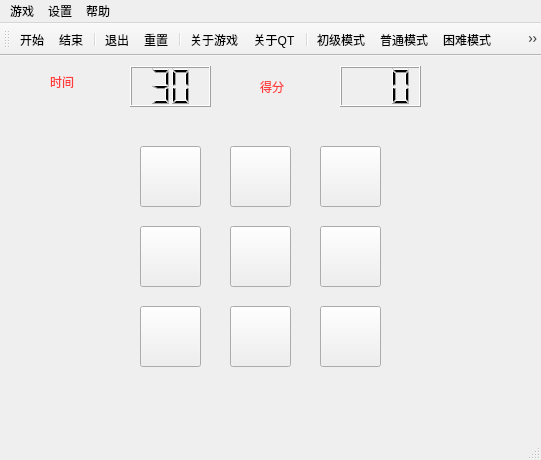
<?xml version="1.0" encoding="UTF-8"?>
<ui version="4.0">
 <class>MainWindow</class>
 <widget class="QMainWindow" name="MainWindow">
  <property name="geometry">
   <rect>
    <x>0</x>
    <y>0</y>
    <width>541</width>
    <height>460</height>
   </rect>
  </property>
  <property name="windowTitle">
   <string>MainWindow</string>
  </property>
  <widget class="QWidget" name="centralWidget">
   <widget class="QLabel" name="label">
    <property name="geometry">
     <rect>
      <x>50</x>
      <y>10</y>
      <width>72</width>
      <height>31</height>
     </rect>
    </property>
    <property name="styleSheet">
     <string notr="true">color: rgb(255, 60, 60);
font: 20pt &quot;Agency FB&quot;;</string>
    </property>
    <property name="text">
     <string>时间</string>
    </property>
   </widget>
   <widget class="QLCDNumber" name="lcdNumber">
    <property name="geometry">
     <rect>
      <x>130</x>
      <y>10</y>
      <width>81</width>
      <height>41</height>
     </rect>
    </property>
    <property name="digitCount">
     <number>2</number>
    </property>
    <property name="value" stdset="0">
     <double>30.000000000000000</double>
    </property>
   </widget>
   <widget class="QLCDNumber" name="lcdNumber_2">
    <property name="geometry">
     <rect>
      <x>340</x>
      <y>10</y>
      <width>81</width>
      <height>41</height>
     </rect>
    </property>
    <property name="digitCount">
     <number>3</number>
    </property>
    <property name="value" stdset="0">
     <double>0.000000000000000</double>
    </property>
   </widget>
   <widget class="QLabel" name="label_2">
    <property name="geometry">
     <rect>
      <x>260</x>
      <y>10</y>
      <width>72</width>
      <height>41</height>
     </rect>
    </property>
    <property name="styleSheet">
     <string notr="true">color: rgb(255, 60, 60);
font: 20pt &quot;Agency FB&quot;;</string>
    </property>
    <property name="text">
     <string>得分</string>
    </property>
   </widget>
   <widget class="Mouse" name="ptn0">
    <property name="geometry">
     <rect>
      <x>140</x>
      <y>90</y>
      <width>61</width>
      <height>61</height>
     </rect>
    </property>
    <property name="text">
     <string/>
    </property>
   </widget>
   <widget class="Mouse" name="ptn1">
    <property name="geometry">
     <rect>
      <x>230</x>
      <y>90</y>
      <width>61</width>
      <height>61</height>
     </rect>
    </property>
    <property name="text">
     <string/>
    </property>
   </widget>
   <widget class="Mouse" name="ptn2">
    <property name="geometry">
     <rect>
      <x>320</x>
      <y>90</y>
      <width>61</width>
      <height>61</height>
     </rect>
    </property>
    <property name="text">
     <string/>
    </property>
   </widget>
   <widget class="Mouse" name="ptn4">
    <property name="geometry">
     <rect>
      <x>230</x>
      <y>170</y>
      <width>61</width>
      <height>61</height>
     </rect>
    </property>
    <property name="text">
     <string/>
    </property>
   </widget>
   <widget class="Mouse" name="ptn5">
    <property name="geometry">
     <rect>
      <x>320</x>
      <y>170</y>
      <width>61</width>
      <height>61</height>
     </rect>
    </property>
    <property name="text">
     <string/>
    </property>
   </widget>
   <widget class="Mouse" name="ptn3">
    <property name="geometry">
     <rect>
      <x>140</x>
      <y>170</y>
      <width>61</width>
      <height>61</height>
     </rect>
    </property>
    <property name="text">
     <string/>
    </property>
   </widget>
   <widget class="Mouse" name="ptn7">
    <property name="geometry">
     <rect>
      <x>230</x>
      <y>250</y>
      <width>61</width>
      <height>61</height>
     </rect>
    </property>
    <property name="text">
     <string/>
    </property>
   </widget>
   <widget class="Mouse" name="ptn6">
    <property name="geometry">
     <rect>
      <x>140</x>
      <y>250</y>
      <width>61</width>
      <height>61</height>
     </rect>
    </property>
    <property name="text">
     <string/>
    </property>
   </widget>
   <widget class="Mouse" name="ptn8">
    <property name="geometry">
     <rect>
      <x>320</x>
      <y>250</y>
      <width>61</width>
      <height>61</height>
     </rect>
    </property>
    <property name="text">
     <string/>
    </property>
   </widget>
  </widget>
  <widget class="QMenuBar" name="menuBar">
   <property name="geometry">
    <rect>
     <x>0</x>
     <y>0</y>
     <width>541</width>
     <height>26</height>
    </rect>
   </property>
   <widget class="QMenu" name="menu">
    <property name="title">
     <string>游戏</string>
    </property>
    <addaction name="actionstart"/>
    <addaction name="actionstop"/>
    <addaction name="separator"/>
    <addaction name="actionreset"/>
    <addaction name="actionexit"/>
   </widget>
   <widget class="QMenu" name="menu_2">
    <property name="title">
     <string>设置</string>
    </property>
    <widget class="QMenu" name="menu_4">
     <property name="title">
      <string>难度设置</string>
     </property>
     <addaction name="actionfmode"/>
     <addaction name="actionmmode"/>
     <addaction name="actionhmode"/>
     <addaction name="actionhentaimode"/>
    </widget>
    <widget class="QMenu" name="menu_5">
     <property name="title">
      <string>音乐设置</string>
     </property>
     <addaction name="music1"/>
     <addaction name="music2"/>
    </widget>
    <addaction name="menu_4"/>
    <addaction name="menu_5"/>
    <addaction name="musicNext"/>
   </widget>
   <widget class="QMenu" name="menu_3">
    <property name="title">
     <string>帮助</string>
    </property>
    <addaction name="actionaboutgame"/>
    <addaction name="action_QT"/>
   </widget>
   <addaction name="menu"/>
   <addaction name="menu_2"/>
   <addaction name="menu_3"/>
  </widget>
  <widget class="QToolBar" name="mainToolBar">
   <attribute name="toolBarArea">
    <enum>TopToolBarArea</enum>
   </attribute>
   <attribute name="toolBarBreak">
    <bool>false</bool>
   </attribute>
   <addaction name="actionstart"/>
   <addaction name="actionstop"/>
   <addaction name="separator"/>
   <addaction name="actionexit"/>
   <addaction name="actionreset"/>
   <addaction name="separator"/>
   <addaction name="actionaboutgame"/>
   <addaction name="action_QT"/>
   <addaction name="separator"/>
   <addaction name="actionfmode"/>
   <addaction name="actionmmode"/>
   <addaction name="actionhmode"/>
   <addaction name="actionhentaimode"/>
   <addaction name="separator"/>
   <addaction name="music1"/>
   <addaction name="music2"/>
   <addaction name="musicNext"/>
  </widget>
  <widget class="QStatusBar" name="statusBar"/>
  <action name="actionstart">
   <property name="icon">
    <iconset resource="res.qrc">
     <normaloff>:/new/images/start.png</normaloff>:/new/images/start.png</iconset>
   </property>
   <property name="text">
    <string>开始</string>
   </property>
  </action>
  <action name="actionstop">
   <property name="icon">
    <iconset resource="res.qrc">
     <normaloff>:/new/images/stop.png</normaloff>:/new/images/stop.png</iconset>
   </property>
   <property name="text">
    <string>结束</string>
   </property>
  </action>
  <action name="actionexit">
   <property name="icon">
    <iconset resource="res.qrc">
     <normaloff>:/new/images/nonstop.png</normaloff>:/new/images/nonstop.png</iconset>
   </property>
   <property name="text">
    <string>退出</string>
   </property>
  </action>
  <action name="actionreset">
   <property name="icon">
    <iconset resource="res.qrc">
     <normaloff>:/new/images/Refresh.png</normaloff>:/new/images/Refresh.png</iconset>
   </property>
   <property name="text">
    <string>重置</string>
   </property>
  </action>
  <action name="actionaboutgame">
   <property name="icon">
    <iconset resource="res.qrc">
     <normaloff>:/new/images/bt02.png</normaloff>:/new/images/bt02.png</iconset>
   </property>
   <property name="text">
    <string>关于游戏</string>
   </property>
  </action>
  <action name="action_QT">
   <property name="icon">
    <iconset resource="res.qrc">
     <normaloff>:/new/images/qt1.png</normaloff>:/new/images/qt1.png</iconset>
   </property>
   <property name="text">
    <string>关于QT</string>
   </property>
  </action>
  <action name="actionfmode">
   <property name="icon">
    <iconset resource="res.qrc">
     <normaloff>:/new/images/lvl01.png</normaloff>:/new/images/lvl01.png</iconset>
   </property>
   <property name="text">
    <string>初级模式</string>
   </property>
  </action>
  <action name="actionmmode">
   <property name="icon">
    <iconset resource="res.qrc">
     <normaloff>:/new/images/lvl18.png</normaloff>:/new/images/lvl18.png</iconset>
   </property>
   <property name="text">
    <string>普通模式</string>
   </property>
  </action>
  <action name="actionhmode">
   <property name="icon">
    <iconset resource="res.qrc">
     <normaloff>:/new/images/lvl21.png</normaloff>:/new/images/lvl21.png</iconset>
   </property>
   <property name="text">
    <string>困难模式</string>
   </property>
  </action>
  <action name="actionhentaimode">
   <property name="icon">
    <iconset resource="res.qrc">
     <normaloff>:/new/images/lvl04.png</normaloff>:/new/images/lvl04.png</iconset>
   </property>
   <property name="text">
    <string>极难模式</string>
   </property>
  </action>
  <action name="music1">
   <property name="icon">
    <iconset resource="res.qrc">
     <normaloff>:/new/images/539e9c964135d.jpg</normaloff>:/new/images/539e9c964135d.jpg</iconset>
   </property>
   <property name="text">
    <string>音乐1</string>
   </property>
  </action>
  <action name="music2">
   <property name="icon">
    <iconset resource="res.qrc">
     <normaloff>:/new/images/539e9c964135d.jpg</normaloff>:/new/images/539e9c964135d.jpg</iconset>
   </property>
   <property name="text">
    <string>音乐2</string>
   </property>
  </action>
  <action name="musicNext">
   <property name="icon">
    <iconset resource="res.qrc">
     <normaloff>:/new/images/iTunes.icns</normaloff>:/new/images/iTunes.icns</iconset>
   </property>
   <property name="text">
    <string>下一首</string>
   </property>
  </action>
 </widget>
 <layoutdefault spacing="6" margin="11"/>
 <customwidgets>
  <customwidget>
   <class>Mouse</class>
   <extends>QPushButton</extends>
   <header>mouse.h</header>
  </customwidget>
 </customwidgets>
 <resources>
  <include location="res.qrc"/>
 </resources>
 <connections/>
</ui>
